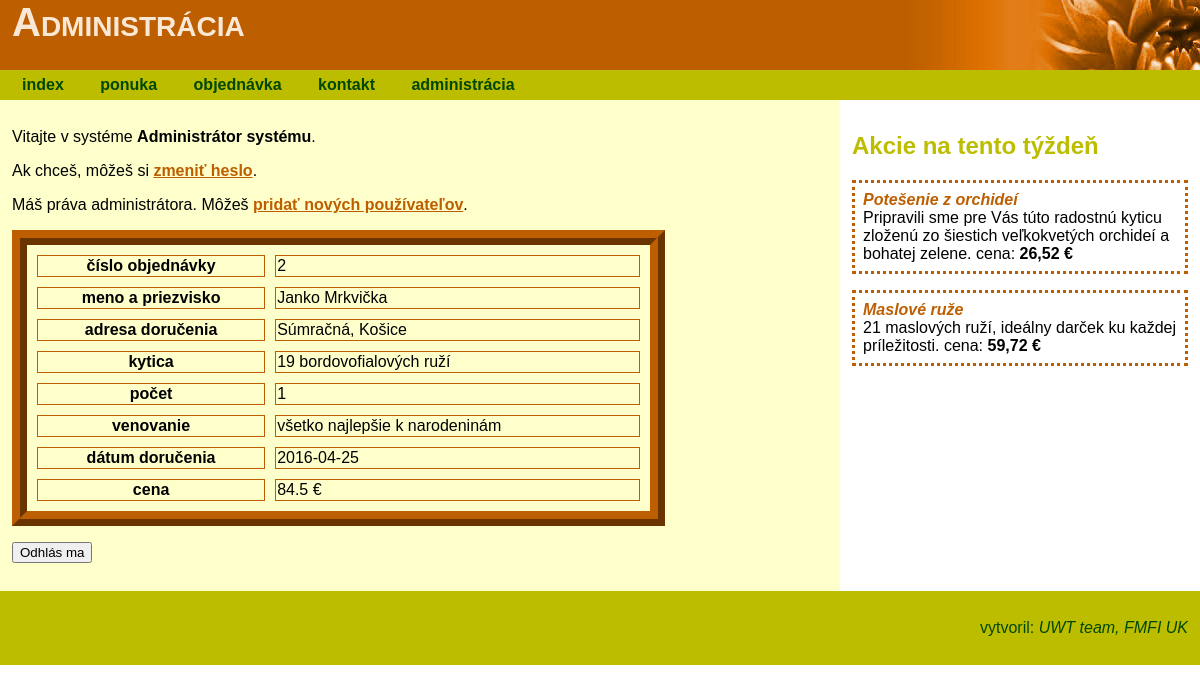
The page /Cvika/administracia.php?kod=2 (signed in) on the database its author committed.
### tables this page shows
CREATE TABLE IF NOT EXISTS `kvety_objednavky` (
  `id` int(11) NOT NULL AUTO_INCREMENT,
  `id_pouz` smallint(6) NOT NULL,
  `adresa` varchar(100) NOT NULL,
  `kytica` smallint(6) NOT NULL,
  `pocet` smallint(6) NOT NULL,
  `venovanie` text NOT NULL,
  `kedy_dorucit` date NOT NULL,
  `cena_spolu` float NOT NULL,
  PRIMARY KEY (`id`)
);

CREATE TABLE IF NOT EXISTS `kvety_pouzivatelia` (
  `id_pouz` smallint(6) NOT NULL AUTO_INCREMENT,
  `prihlasmeno` varchar(20) NOT NULL,
  `heslo` varchar(50) NOT NULL DEFAULT '',
  `meno` varchar(20) NOT NULL DEFAULT '',
  `priezvisko` varchar(30) NOT NULL DEFAULT '',
  `admin` tinyint(4) NOT NULL DEFAULT '0',
  PRIMARY KEY (`id_pouz`),
  UNIQUE KEY `username` (`prihlasmeno`)
);

CREATE TABLE IF NOT EXISTS `kvety_tovar` (
  `kod` smallint(6) NOT NULL AUTO_INCREMENT,
  `nazov` varchar(100) NOT NULL,
  `popis` text NOT NULL,
  `cena` float NOT NULL,
  `na_sklade` smallint(6) NOT NULL,
  PRIMARY KEY (`kod`)
);

### Cvika/funkcie.php (the view, shortened to what this page needs)
<?php
function hlavicka($nadpis) {
?>
<!DOCTYPE html>
<html>
<head>
<link href="styly.css" rel="stylesheet">
</head>
<body>
<header>
<h1><?php echo $nadpis; ?></h1>
</header>
<?php
}
?>
<?php
function vypis_objednavku($id) {
	global $mysqli;
	if (!$mysqli->connect_errno) {
		$id = $mysqli->real_escape_string($id);
		$sql = "SELECT * FROM kvety_objednavky, kvety_tovar, kvety_pouzivatelia WHERE kvety_objednavky.kytica = kvety_tovar.kod AND kvety_objednavky.id='$id' AND kvety_objednavky.id_pouz = kvety_pouzivatelia.id_pouz";
		if (($result = $mysqli->query($sql)) && ($row = $result->fetch_assoc()) ) {
			echo '<table border="1">';
			echo "<tr><th>číslo objednávky</th><td>{$row['id']}</td></tr>\n";
			echo "<tr><th>meno a priezvisko</th><td>{$row['meno']} {$row['priezvisko']}</td></tr>\n";
			echo "<tr><th>adresa doručenia</th><td>{$row['adresa']}</td></tr>\n";
			echo "<tr><th>kytica</th><td>{$row['nazov']}</td></tr>\n";
			echo "<tr><th>počet</th><td>{$row['pocet']}</td></tr>\n";
			echo "<tr><th>venovanie</th><td>{$row['venovanie']}</td></tr>\n";
			echo "<tr><th>dátum doručenia</th><td>{$row['kedy_dorucit']}</td></tr>\n";
			echo "<tr><th>cena</th><td>{$row['cena_spolu']} &euro;</td></tr>\n";
			echo '</table>';
		} else {
			echo '<p class="chyba">NEpodarilo sa získať údaje z databázy, resp. objednávka neexistuje</p>' . $mysqli->error ;
		}
	}
}
?>

### Cvika/styly.css (style rules this page uses)
body { margin: 0; font-family: Verdana, Arial, Helvetica, sans-serif; }
header { background-image: url('obrazky/logo.jpg'); background-repeat: no-repeat; background-position: right top; background-color: #BD5E00; height: 70px; }
header h1 { font-size: 2.5em; color: #FAE8D6; font-variant: small-caps; margin: 0; }
header h1 { padding-left: 1%; }
section table { width: 80%; border-collapse: separate; border-spacing: 10px; border: 15px ridge #BD5E00; }
section th, section td { border: 1px solid #BD5E00; }

### rows shown on the page
kvety_objednavky: id "2", id_pouz.meno "Janko", id_pouz.priezvisko "Mrkvička", adresa "Súmračná, Košice", kvety_tovar.nazov "19 bordovofialových ruží", pocet "1", venovanie "všetko najlepšie k narodeninám", kedy_dorucit "2016-04-25", cena_spolu "84.5"

### other values the page prints
$nadpis "Administrácia"
$_SESSION['meno'] "Administrátor"
$_SESSION['priezvisko'] "systému"
AUTOR "UWT team"
WEB "FMFI UK"
